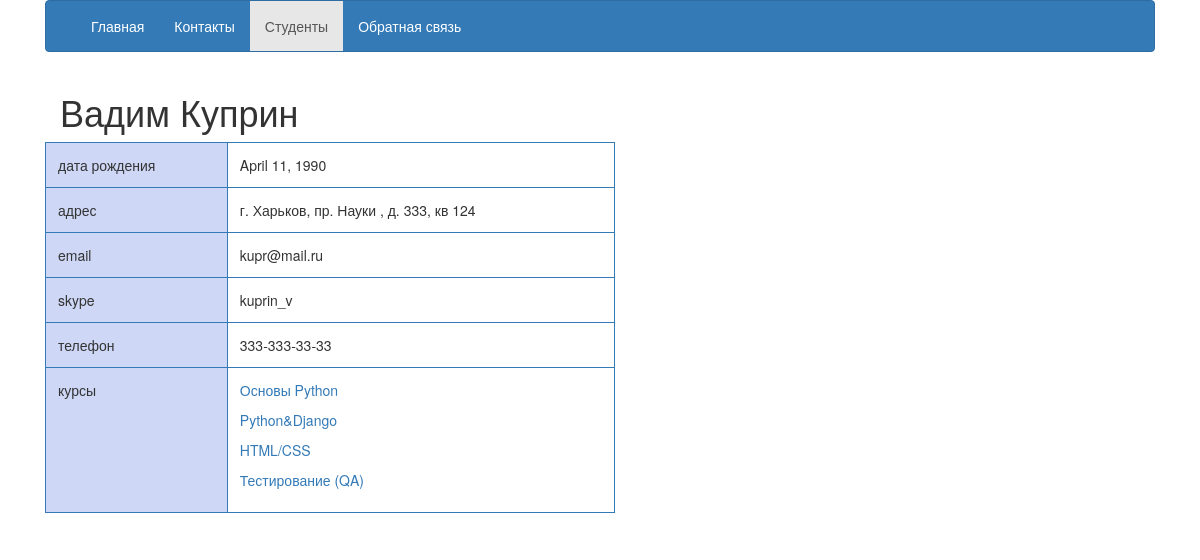
Page /students/5/ on the committed database.
### students/models.py (models this page shows, shortened)
class Student(models.Model):
    name=models.CharField(max_length=60)
    surname=models.CharField(max_length=60)
    date_of_birth=models.DateField()
    email=models.EmailField()
    phone=models.CharField(max_length=15)
    address=models.CharField(max_length=255)
    skype=models.CharField(max_length=25)
    courses=models.ManyToManyField(Course)

### courses/models.py (models this page shows)
class Course(models.Model):
    name = models.CharField(max_length=255)
    short_description = models.CharField(max_length=255)
    description = models.TextField(max_length=1255)
    coach = models.ForeignKey(Coach, related_name = 'coach_courses', null=True, blank= True)
    assistant = models.ForeignKey(Coach, related_name = 'assistant_courses', null=True, blank= True)
    def __str__(self):
        return self.name

### students/views.py (the view)
# urls.py: url(r'^(?P<pk>\d+)/$', views.StudentDetailView.as_view(), name='detail'),
class StudentDetailView(DetailView):
    model = Student
    def get_context_data(self, **kwargs):
        context = super().get_context_data(**kwargs)
        logger.debug("Students detail view has been debugged!")
        logger.info("Logger of students detail view informs you!")
        logger.warning("Logger of students detail view warns you!")
        logger.error("Students detail view went wrong!")
        return context

### templates/students/student_detail.html (shortened to what this page needs)
{% extends "base.html" %}
{% block nav_class_student %} active {% endblock %}
{% block content %}
     <h1>{{ student.name }} {{ student.surname }}</h1>
      <div class="row">
          <div class="blog-post">
          <table class="table table-bordered", style="width: 50%">
            <tr><td class="student_info">дата рождения</td><td>{{ student.date_of_birth }}</td></tr>
            <tr><td class="student_info">адрес</td><td>{{ student.address }}</td></tr>
            <tr><td class="student_info">email</td><td>{{ student.email }}</td></tr>
            <tr><td class="student_info">skype</td><td>{{ student.skype }}</td></tr>
            <tr><td class="student_info">телефон</td><td>{{ student.phone }}</td></tr>
            <tr><td class="student_info">курсы</td>
                 <td>{% for courses in student.courses.all %}
                       <p><a href="{% url 'courses:detail' courses.id%}">{{ courses }}</a></p>
                     {% endfor %}
                  </td></tr>
          </table>
          </div>
      </div>
{% endblock content %}

### static/css/style.css (style rules this page uses)
html { font-family: sans-serif; color: #333; background-color: #fff; }
body { font-family: "Helvetica Neue", Helvetica, Arial, sans-serif; font-size: 14px; line-height: 1.42857143; color: #333; background-color: #fff; }
p { margin: 0 0 10px; }
a { color: #333; text-decoration: none; }
td { padding: 10px 10px 3px 3px; }
tr { border: : 5px }
.student_info { background: #CED8F6; }

### rows in the picture
Student: name "Вадим", surname "Куприн", date_of_birth "April 11, 1990", address "г. Харьков, пр. Науки , д. 333, кв 124", email "kupr@mail.ru", skype "kuprin_v", phone "333-333-33-33"
Course: name "Основы Python"
Course: name "Python&Django"
Course: name "HTML/CSS"
Course: name "Тестирование (QA)"
